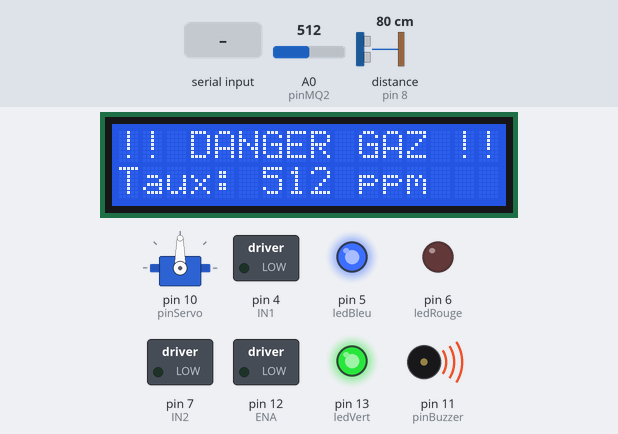
A sketch run on a simulated Arduino Uno, built with avr-gcc and run on an emulated ATmega328P. Shown: 16×2 character LCD, servo, switched loads named in the sketch (green lamp = pin HIGH), output pins drawn as LEDs (lit = HIGH), buzzer (waves = sounding, pin HIGH). Wiring (inferred from the names in the program): ultrasonic range finder: trigger pin 9; echo pin 8. Inputs (shaded band) come from the test bench; at power-on: A0 (pinMQ2) = 512, distance to the obstacle (sensor on pin 8) 80 cm. The echo pulse lasts 58.3 µs per cm; pins used as bus, display or sensor lines are not drawn.

Above: at 2.88 s.
3.3 s: A0 (pinMQ2) set to 368
At 3.53 s:
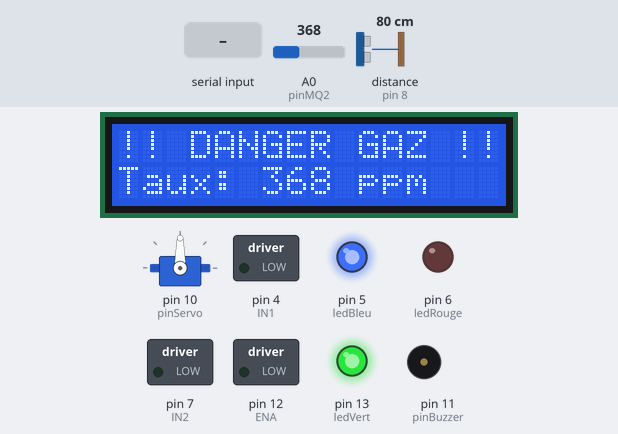
4.9 s: A0 (pinMQ2) set to 340
At 5.6 s:
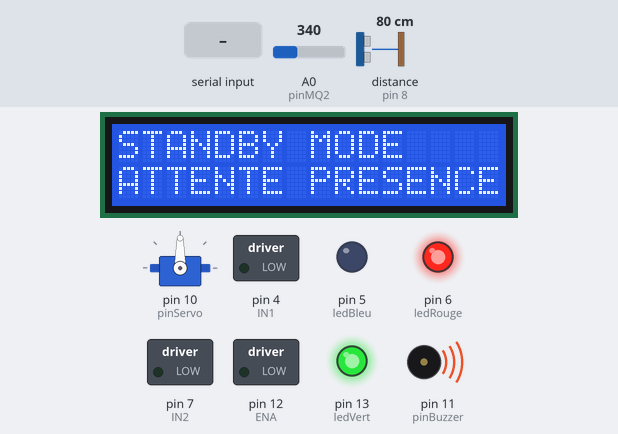
6.6 s: "VALIDE\n" received over Serial
At 7.8 s:
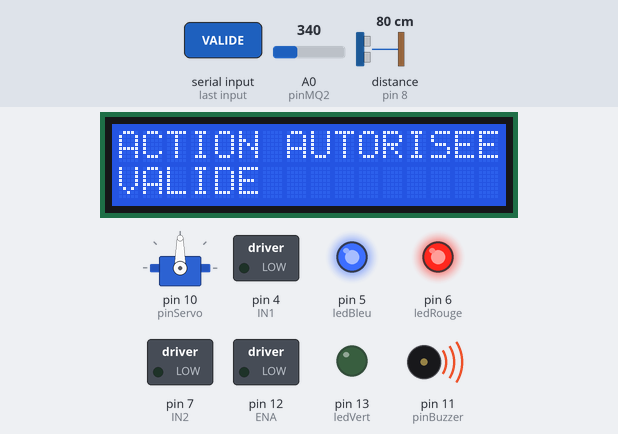
9.6 s: "NON VALIDE\n" received over Serial
At 10.2 s:
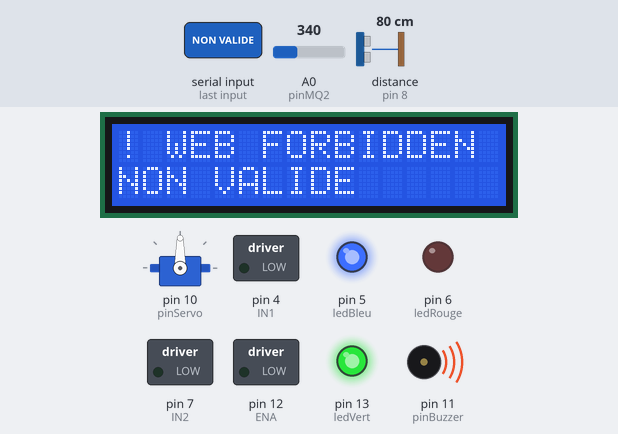
12.1 s: A0 (pinMQ2) set to 360
At 13.4 s:
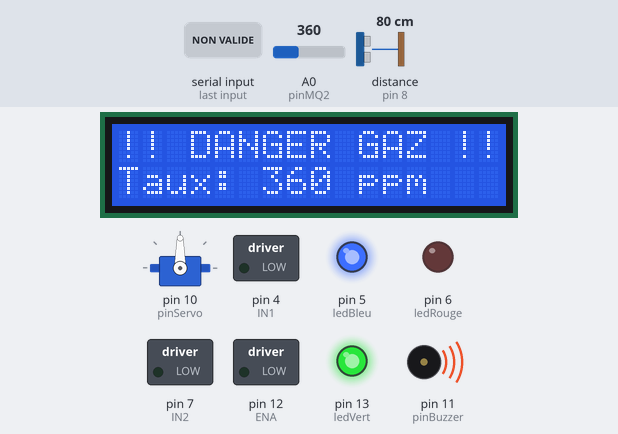
13.7 s: A0 (pinMQ2) set to 306
At 14.8 s:
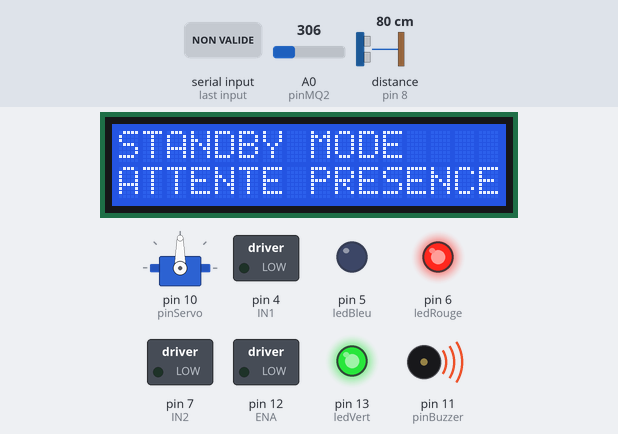
Timing chart, 0 to 16.4 s (numbered marks = the images above; inputs shaded):
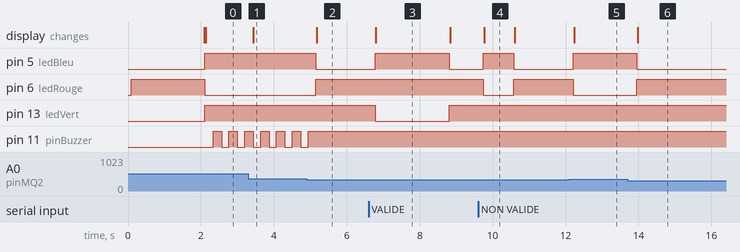

Measured:
- the behaviour switches between 351 and 350 on A0 (pinMQ2) (found by bisection; images 1 and 2)
- after the input at 3.3 s, the display: changes after 0.14 s (image 1)
- after the input at 4.9 s, pin 5 (ledBleu): HIGH → LOW after 0.25 s; pin 6 (ledRouge): LOW → HIGH after 0.25 s; pin 11 (pinBuzzer): goes on until 4.9 s, then stays HIGH; the display: changes after 0.27 s (image 2)
- after the input at 6.6 s, pin 5 (ledBleu): LOW → HIGH after 0.18 s, → LOW 2.0 s later; pin 13 (ledVert): HIGH → LOW after 0.18 s, → HIGH 2.0 s later; the display: changes after 0.20 s (image 3)
- after the input at 9.6 s, pin 5 (ledBleu): LOW → HIGH after 0.14 s, → LOW 0.83 s later; pin 6 (ledRouge): HIGH → LOW after 0.14 s, → HIGH 0.83 s later; the display: changes after 0.17 s (image 4)
- after the input at 12.1 s, pin 5 (ledBleu): LOW → HIGH after 0.11 s; pin 6 (ledRouge): HIGH → LOW after 0.11 s; the display: changes after 0.14 s (image 5)
- after the input at 13.7 s, pin 5 (ledBleu): HIGH → LOW after 0.25 s; pin 6 (ledRouge): LOW → HIGH after 0.25 s; the display: changes after 0.28 s (image 6)
- by itself, pin 11 (pinBuzzer): alternates HIGH for 0.23 s and LOW for 0.20 s

The sketch:

code.ino
```cpp
#include <Wire.h>
#include <LiquidCrystal_I2C.h>
#include <Servo.h>

// --- SIMULATION DE LA BIBLIOTHÈQUE BRIDGE EN PANNE ---
class BridgeMock {
public:
  void begin() {}
  void get(const char* k, char* v, int l) { strcpy(v, "OK"); } // Renvoie "OK" par défaut
};
BridgeMock Bridge;
// -----------------------------------------------------

// Configuration de l'écran LCD (Adresse standard 0x27)
LiquidCrystal_I2C lcd(0x27, 16, 2);
Servo monServo;

// --- CONFIGURATION DES BROCHES SÉCURISÉES POUR ARDUINO YÚN ---
const int pinPIR = 1;      // Capteur mouvement (D1)
// CORRECTIF LED : câblage physique en rotation (R->vu comme G, G->vu comme B).
// Vérifie la couleur en mode STANDBY (case 0, censé être bleu) pour confirmer.
// Si le mode veille apparaît rouge, la rotation ci-dessous est la bonne.
// Si une couleur reste fausse après ce changement, reviens aux valeurs
// d'origine (Rouge=6, Vert=5, Bleu=13) et dis-moi ce que tu observes.
const int ledRouge = 6;   // LED RGB Rouge (D13)
const int ledVert = 13;     // LED RGB Vert (D6)
const int ledBleu = 5;     // LED RGB Bleu (D5)
const int pinTrig = 9;     // Ultrason Trig (D9)
const int pinEcho = 8;     // Ultrason Echo (D8)
const int pinServo = 10;   // Servomoteur (D10)
const int pinBuzzer = 11;  // Buzzer (D11)
const int pinMQ2 = A0;     // Capteur de gaz (A0)

// --- DRIVER MOTEUR L298N (PROPULSION UNIQUE SANS ENB/IN3/IN4) ---
const int IN1 = 4;  // Direction Moteur (D4)
const int IN2 = 7;  // Direction Moteur (D7)
const int ENA = 12; // Vitesse PWM (D12)

// --- VARIABLES DE CONTRÔLE ---
int angleActuel = 90;
int directionServo = 5;
const int SEUIL_GAZ = 350; // Seuil d'alerte ajustable selon l'air ambiant
int modePrecedent = -1;
char texteRick[64]; // Tampon de réception pour les chaînes réseau Wi-Fi
String messagePython = ""; // Message reçu depuis Python via le port série

void setup() {
  // Lancement du pont Wi-Fi/Linux (Bloque le code ~2 secondes au démarrage)
  Bridge.begin();
  Serial.begin(9600);

  // Initialisation du LCD et du Servomoteur
  lcd.init();
  lcd.backlight();
  monServo.attach(pinServo);
  monServo.write(90);

  // Configuration des Entrées / Sorties
  pinMode(pinPIR, INPUT);
  pinMode(pinMQ2, INPUT);
  pinMode(pinTrig, OUTPUT);
  pinMode(pinEcho, INPUT);
  pinMode(pinBuzzer, OUTPUT);
  pinMode(ledRouge, OUTPUT);
  pinMode(ledVert, OUTPUT);
  pinMode(ledBleu, OUTPUT);

  // Configuration du pont en H (Uniquement les 3 broches du Canal A)
  pinMode(IN1, OUTPUT);
  pinMode(IN2, OUTPUT);
  pinMode(ENA, OUTPUT);

  // Séquence d'allumage du RickLab™
  lcd.setCursor(0, 0);
  lcd.print("RICK GUARDIAN tm");
  lcd.setCursor(0, 1);
  lcd.print("PRODUCTION MODE");
  allumerLED(0, 255, 255); // Cyan au démarrage
  stopRobot();
  delay(2000);
  lcd.clear();
}

void loop() {
  // 0. RÉCEPTION DU MESSAGE ENVOYÉ PAR PYTHON (VIA LE PORT SÉRIE)
  if (Serial.available()) {
    messagePython = Serial.readStringUntil('\n');
    messagePython.trim();
  }

  // 1. INTERCEPTION DES ALERTES WI-FI DE RICK (Réseau Linux)
  Bridge.get("danger", texteRick, 64);
  String motDanger = String(texteRick);

  // 2. LECTURE CONSTANTE DES CAPTEURS PHYSIQUES
  bool mouvement = digitalRead(pinPIR);
  int valeurGaz = analogRead(pinMQ2);

  // Mesure de distance par le capteur ultrason HC-SR04
  digitalWrite(pinTrig, LOW);
  delayMicroseconds(2);
  digitalWrite(pinTrig, HIGH);
  delayMicroseconds(10);
  digitalWrite(pinTrig, LOW);
  long duree = pulseIn(pinEcho, HIGH);
  int distance = duree * 0.034 / 2;

  // 3. MACHINE D'ÉTAT (Hiérarchie des modes de sécurité)
    int modeActuel = 0;
    if (messagePython == "NON VALIDE") {
    modeActuel = 4; // Priorité 1 : Mot interdit détecté depuis Python (analyse IA)
    } else if (messagePython == "VALIDE") {
    modeActuel = 5; // Nouvelle priorité : demande validée par l'IA
    } else if (valeurGaz > SEUIL_GAZ) {
    modeActuel = 3; // Priorité 2 : Taux de gaz toxique critique
    } else if (!mouvement) {
    modeActuel = 0; // Priorité 3 : Mode Veille (Laboratoire vide)
    } else if (distance > 0 && distance < 20) {
    modeActuel = 2; // Priorité 4 : Obstacle proche détecté par le scanner
    } else {
    modeActuel = 1; // Mode Patrouille active nominale
    }

  // Algorithme Anti-Freeze : Efface l'écran uniquement si le mode change
  if (modeActuel != modePrecedent) {
    lcd.clear();
    modePrecedent = modeActuel;
  }

  // 4. EXÉCUTION DES PROTOCOLES ET DES MOUVEMENTS
  switch (modeActuel) {
    case 5: // --- MODE DEMANDE VALIDÉE ---
        stopRobot();
        allumerLED(0, 255, 0); // Vert
        lcd.setCursor(0, 0);
        lcd.print("ACTION AUTORISEE");
        lcd.setCursor(0, 1);
        lcd.print(messagePython);
        noTone(pinBuzzer);
        delay(2000);
        messagePython = ""; // CORRECTIF : on vide le message pour sortir du mode figé
        break;
    case 4: // --- MODE DANGER LOGICIEL (ANALYSE PYTHON) ---
      stopRobot();
      allumerLED(255, 0, 0); // Rouge
      monServo.write(90);
      lcd.setCursor(0, 0);
      lcd.print("! WEB FORBIDDEN !");
      lcd.setCursor(0, 1);
      lcd.print(messagePython);
      declencherBuzzer(400);
      messagePython = ""; // CORRECTIF : on vide le message pour sortir du mode figé
      break;

    case 3: // --- MODE DANGER GAZ PHYSIQUE ---
      stopRobot();
      allumerLED(255, 0, 0); // Rouge
      monServo.write(90);
      lcd.setCursor(0, 0);
      lcd.print("!! DANGER GAZ !!");
      lcd.setCursor(0, 1);
      lcd.print("Taux: " + String(valeurGaz) + " ppm");
      declencherBuzzer(200);
      break;

    case 0: // --- MODE VEILLE NOMINALE ---
      stopRobot();
      noTone(pinBuzzer);
      allumerLED(0, 0, 255); // Bleu
      monServo.write(90);
      lcd.setCursor(0, 0);
      lcd.print("STANDBY MODE");
      lcd.setCursor(0, 1);
      lcd.print("ATTENTE PRESENCE");
      delay(200);
      break;

    case 2: // --- PROTOCOLE D'ÉVITEMENT (RECUL) ---
      reculer(); // Marche arrière adaptative sur un seul moteur
      noTone(pinBuzzer);
      allumerLED(255, 100, 0); // Orange
      lcd.setCursor(0, 0);
      lcd.print("OBSTACLE DETECTE");
      lcd.setCursor(0, 1);
      lcd.print("RECUL DE SECOURS");
      delay(300);
      break;

    case 1: // --- MODE PATROUILLE EN MARCHE ---
      avancer();
      noTone(pinBuzzer);
      allumerLED(0, 255, 0); // Vert
      lcd.setCursor(0, 0);
      lcd.print("PATROL: ACTIVE");
      lcd.setCursor(0, 1);
      lcd.print("G:" + String(valeurGaz) + " | Dist:" + String(distance));

      // Balayage angulaire automatique de la tourelle ultrason
      monServo.write(angleActuel);
      angleActuel += directionServo;
      if (angleActuel >= 135 || angleActuel <= 45) {
        directionServo = -directionServo;
      }
      delay(150);
      break;
  }
}

// --- FONCTIONS DE CONTRÔLE DE L'UNIQUE MOTEUR ACTIF ---
void avancer() {
  analogWrite(ENA, 170); // Puissance calibrée pour ligne droite (0 - 255)
  digitalWrite(IN1, HIGH);
  digitalWrite(IN2, LOW);
}

void reculer() {
  analogWrite(ENA, 140); // Vitesse réduite en marche arrière
  digitalWrite(IN1, LOW);
  digitalWrite(IN2, HIGH);
}

void stopRobot() {
  digitalWrite(IN1, LOW);
  digitalWrite(IN2, LOW);
  analogWrite(ENA, 0);
}

// --- CORRECTIF : INVERSION LOGIQUE POUR LED ANODE COMMUNE ---
void allumerLED(int r, int g, int b) {
  // On soustrait la valeur à 255 pour inverser le signal
  analogWrite(ledRouge, 255 - r);
  analogWrite(ledVert, 255 - g);
  analogWrite(ledBleu, 255 - b);
}

// --- CORRECTIF : INVERSION LOGIQUE POUR MODULE BUZZER ACTIF ---
void declencherBuzzer(int delai) {
  digitalWrite(pinBuzzer, LOW);  // ÉTAT INVERSÉ : LOW allume ce type de module
  delay(delai);
  digitalWrite(pinBuzzer, HIGH); // ÉTAT INVERSÉ : HIGH l'éteint
  delay(delai);
}
```
